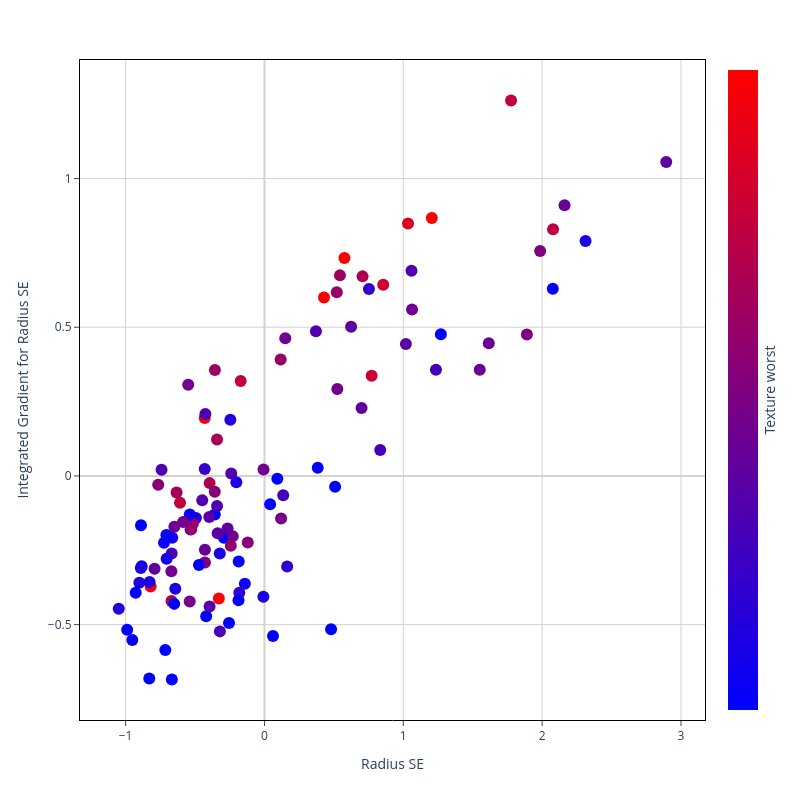

Here is the notebook cell this chart was saved with:
### Code cell
feat_1 = "Radius SE"
feat_2 = "Texture worst"

fig = px.scatter(x = df_X_test[feat_1], y = IGtable[feat_1], color = df_X_test[feat_2])
fig.update_traces(marker=dict(size=12))

fig.update_layout(
    plot_bgcolor='white',
    autosize=False,
    width=800,
    height=800,
    coloraxis = {'colorscale':'Bluered'},
    xaxis_title = feat_1,
    yaxis_title = "Integrated Gradient for " + feat_1,
)

fig.update_xaxes(
    zeroline=True,
    zerolinecolor='lightgrey',
    mirror=True,
    ticks='outside',
    showline=True,
    linecolor='black',
    gridcolor='lightgrey'
    )
    
fig.update_yaxes(
    zeroline=True,
    zerolinecolor='lightgrey',
    mirror=True,
    ticks='outside',
    showline=True,
    linecolor='black',
    gridcolor='lightgrey'
)

fig.update_coloraxes(colorbar_showticklabels=False,
                    colorbar_title=dict(text=feat_2,side = "right"),
                    cmin = -1, cmax = 2)

fig.show()

### Figure 1 — Plotly figure (JSON) as saved in the notebook; plotly's stock layout.template omitted (floating-point values rounded to 4 significant figures)
{"data": [{"hovertemplate": "x=%{x}<br>y=%{y}<br>color=%{marker.color}<extra></extra>", "legendgroup": "", "marker": {"color": [-0.6314, 0.2594, 1.061, -0.7486, -1.03, 0.1128, -0.9359, 0.5671, -0.405, -0.607, -1.442, 2.634, 0.3229, 0.4076, -0.6965, 0.616, -0.5923, -1.374, 0.1307, -0.037, 1.256, 1.357, 0.1242, 0.3261, 0.8505, -1.276, -0.6965, -0.8773, -1.392, -0.1819, 0.7626, 0.2577, -0.6786, 0.4825, -0.07446, -1.079, 0.5281, -1.407, -0.1477, 1.22, -1.195, 0.5834, 1.253, -0.6021, -0.02886, 1.012, -1.551, -1.299, 0.9791, -1.198, -0.3855, -0.7454, 0.3799, 1.831, -0.5956, 3.213, 0.3506, 0.9759, 0.3571, -0.6395, 0.375, 0.08025, -0.8382, -0.03212, -0.1591, -1.299, -2.086, 1.293, -0.4083, -0.08423, -1.196, 0.07699, -1.424, 0.7495, 0.121, 0.2154, 0.3082, 1.873, -0.7079, -1.244, 0.04279, -0.9668, 0.7105, -0.7747, -1.102, 1.416, 1.906, -0.8919, 0.2121, 0.8228, -0.4457, -0.09563, 0.7707, -0.6851, 2.056, -0.9408, 0.7658, 0.2545, -1.211, 0.3717, 1.044, -0.1347, 0.5199, -0.07283, -1.527, -1.768, 0.1014, -1.467, 0.3229, -0.6477, -0.2129, -1.605, 1.614, -0.0142], "coloraxis": "coloraxis", "size": 12, "symbol": "circle"}, "mode": "markers", "name": "", "orientation": "v", "showlegend": false, "type": "scatter", "x": [-0.9011, -0.6488, -0.3951, -0.664, -0.9275, 0.6241, -0.7066, -0.7654, -0.4301, -0.4936, -0.7142, 0.5761, 0.1499, -0.5384, 2.313, -0.1201, -1.049, 0.04088, -0.7914, -0.2392, -0.1713, 0.7721, 2.894, 1.063, 0.5436, -0.1854, -0.5323, -0.9516, -0.5351, 1.235, -0.5157, 1.616, -0.2024, 1.986, -0.6683, -0.2922, -0.4283, -0.6669, -0.3208, 2.079, 0.509, -0.3579, -0.6081, -0.2457, -0.4482, -0.6698, -0.4197, 0.4798, -0.3417, -0.8892, -0.1811, -0.7044, -0.2284, -0.8196, -0.8275, 1.206, 0.5249, -0.633, -0.6705, -0.3218, 0.1199, 1.019, -0.5377, 1.059, 0.8338, -0.2554, -0.9888, 1.776, 0.7526, -0.7412, 0.09286, -0.337, -0.3579, -0.5279, -0.2655, 2.161, -0.5492, -0.4301, -0.642, -0.472, -0.3976, -0.1869, -0.2424, -0.141, 2.077, 0.8555, 0.4289, -0.7235, -0.4287, -0.3569, 0.1636, -0.4254, 0.5209, -0.007839, -0.3287, -0.8845, 0.1167, 1.551, 0.3838, -0.586, 0.7064, -0.3413, 1.89, 0.3708, -0.6499, -0.8297, 0.6996, 1.271, -0.006757, -0.8907, 0.1351, 0.06146, 1.034, -0.3951], "xaxis": "x", "y": [-0.3593, -0.171, -0.02415, -0.2075, -0.3925, 0.5015, -0.1989, -0.02998, 0.02308, -0.1416, -0.5855, 0.733, 0.4634, -0.422, 0.7903, -0.2241, -0.4468, -0.09557, -0.3122, 0.008563, 0.319, 0.337, 1.056, 0.5601, 0.6745, -0.2878, -0.1802, -0.5515, -0.1619, 0.3573, -0.1608, 0.4461, -0.02089, 0.7563, -0.2612, -0.208, -0.291, -0.6846, -0.5227, 0.8297, -0.0366, -0.05296, -0.09049, 0.1892, -0.08143, -0.4209, -0.4719, -0.5154, 0.1226, -0.1661, -0.3927, -0.2788, -0.2028, -0.3721, -0.3568, 0.8674, 0.2921, -0.05536, -0.3206, -0.2612, -0.1434, 0.4439, -0.1296, 0.6901, 0.08729, -0.4946, -0.5176, 1.263, 0.6285, 0.02116, -0.009789, -0.1928, -0.1297, -0.1791, -0.1767, 0.9103, 0.3068, 0.1945, -0.3793, -0.2996, -0.1384, -0.4177, -0.2346, -0.3622, 0.6297, 0.6428, 0.6002, -0.2247, -0.2482, 0.3564, -0.3044, 0.2085, 0.6178, -0.4065, -0.4123, -0.3034, 0.3919, 0.3568, 0.02791, -0.1552, 0.6712, -0.1013, 0.4756, 0.4868, -0.4303, -0.681, 0.2286, 0.4765, 0.02189, -0.3094, -0.06456, -0.5387, 0.8486, -0.4388], "yaxis": "y"}], "layout": {"autosize": false, "coloraxis": {"cmax": 2, "cmin": -1, "colorbar": {"showticklabels": false, "title": {"side": "right", "text": "Texture worst"}}, "colorscale": [[0, "rgb(0,0,255)"], [1, "rgb(255,0,0)"]]}, "height": 800, "legend": {"tracegroupgap": 0}, "margin": {"t": 60}, "plot_bgcolor": "white", "width": 800, "xaxis": {"anchor": "y", "autorange": true, "domain": [0, 1], "gridcolor": "lightgrey", "linecolor": "black", "mirror": true, "range": [-1.328, 3.173], "showline": true, "ticks": "outside", "title": {"text": "Radius SE"}, "type": "linear", "zeroline": true, "zerolinecolor": "lightgrey"}, "yaxis": {"anchor": "x", "autorange": true, "domain": [0, 1], "gridcolor": "lightgrey", "linecolor": "black", "mirror": true, "range": [-0.8208, 1.399], "showline": true, "ticks": "outside", "title": {"text": "Integrated Gradient for Radius SE"}, "type": "linear", "zeroline": true, "zerolinecolor": "lightgrey"}}}
